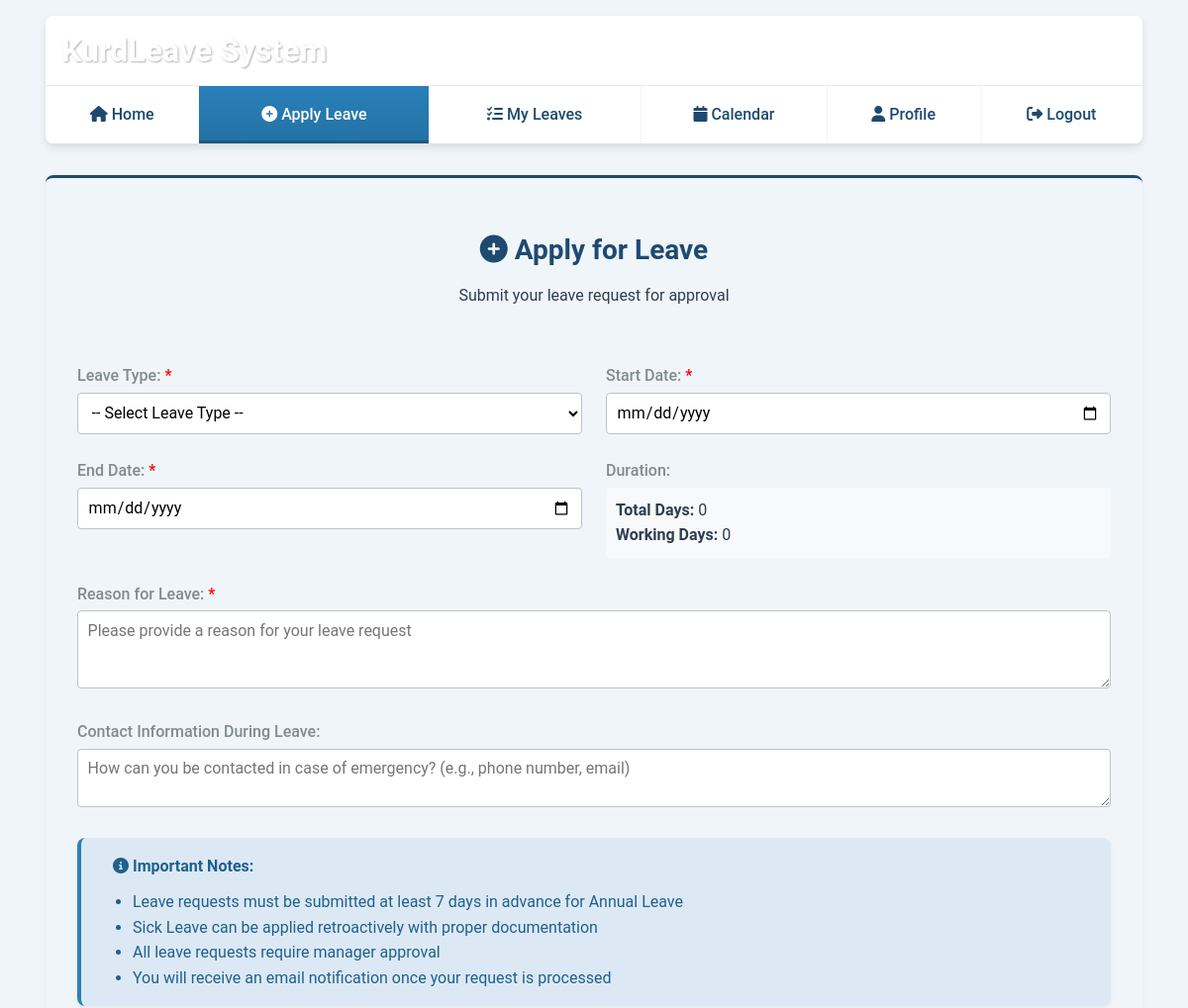
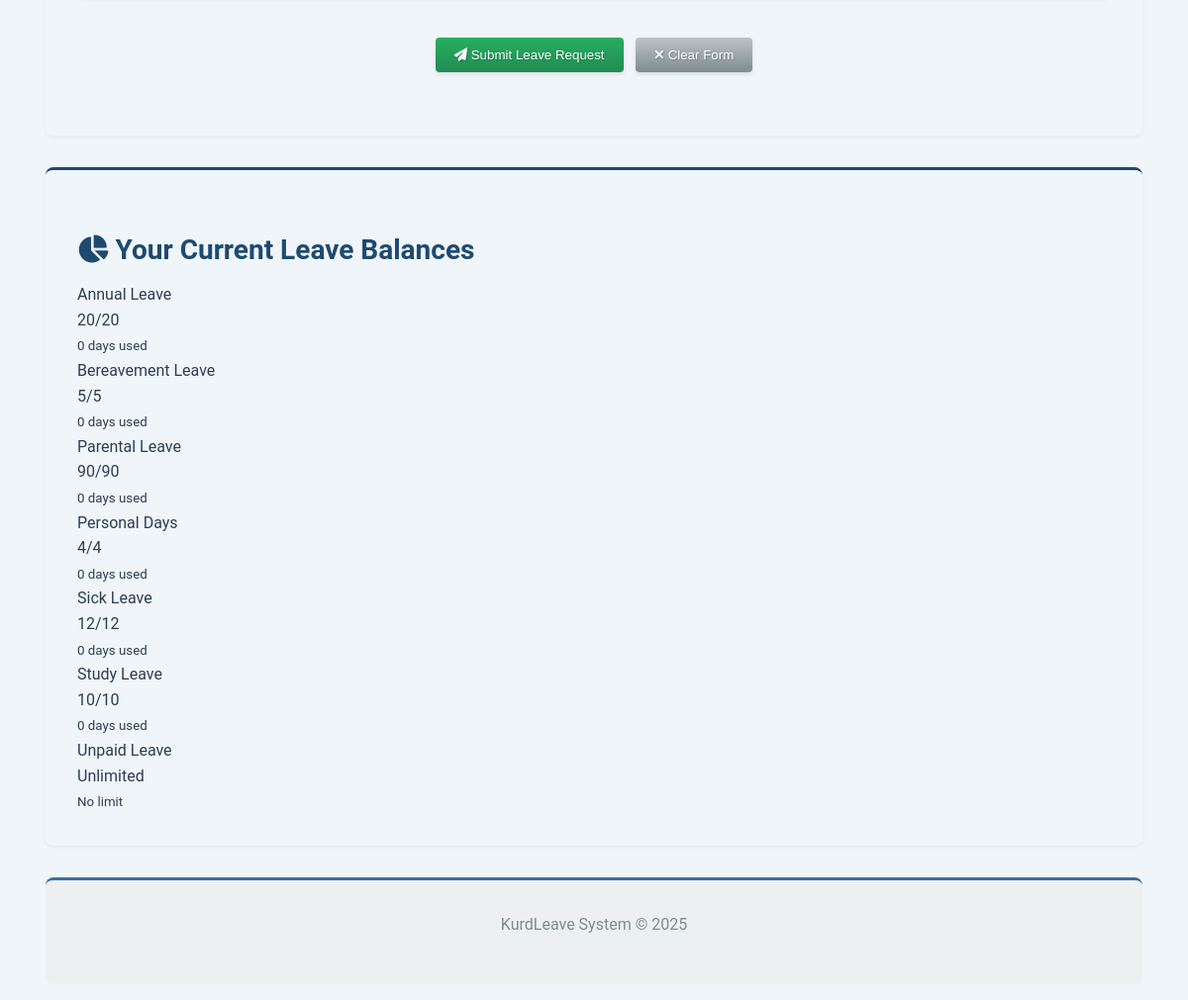
The app's page /user/apply_leave.php (signed in) with its own data (2 pictures, top to bottom).
### tables this page shows
CREATE TABLE leave_types (
    id INT PRIMARY KEY AUTO_INCREMENT,
    name VARCHAR(50) NOT NULL,             
    default_allocation INT DEFAULT 0,      
    carry_forward_limit INT DEFAULT 0,     
    min_notice_days INT DEFAULT 0,         
    requires_documentation BOOLEAN DEFAULT FALSE,  
    status ENUM('active', 'inactive') DEFAULT 'active',
    created_at TIMESTAMP DEFAULT CURRENT_TIMESTAMP
);

### php/database.php (called while the page is built, shortened)
<?php
class Database {
    private static $connection = null;
    public static function getConnection() {
        if (self::$connection === null) {
            try {
                $dsn = "mysql:host=" . DB_HOST . ";port=" . DB_PORT . ";dbname=" . DB_DATABASE . ";charset=utf8mb4";
                self::$connection = new PDO($dsn, DB_USERNAME, DB_PASSWORD, [
                    PDO::ATTR_ERRMODE => PDO::ERRMODE_EXCEPTION,
                    PDO::ATTR_DEFAULT_FETCH_MODE => PDO::FETCH_ASSOC,
                    PDO::ATTR_EMULATE_PREPARES => false,
                ]);
            } catch (PDOException $e) {
                if (APP_DEBUG === 'true') {
                    die("Database connection failed: " . $e->getMessage());
                } else {
                    die("Database connection failed. Please try again later.");
                }
            }
        }
        return self::$connection;
    }
    public static function query($sql, $params = []) {
        try {
            $stmt = self::getConnection()->prepare($sql);
            $stmt->execute($params);
            return $stmt;
        } catch (PDOException $e) {
            if (APP_DEBUG === 'true') {
                die("Query failed: " . $e->getMessage() . " SQL: " . $sql);
            } else {
                die("Database error. Please try again later.");
            }
        }
    }
    public static function fetchAll($sql, $params = []) {
        return self::query($sql, $params)->fetchAll();
    }
}
function db_fetch_all($sql, $params = []) {
    return Database::fetchAll($sql, $params);
}
?>

### php/functions.php (called while the page is built, shortened)
<?php
require_once 'database.php';
function get_all_leave_types() {
    return db_fetch_all("SELECT * FROM leave_types WHERE status = 'active' ORDER BY name");
}
?>

### user/apply_leave.php (the view, shortened to what this page needs)
<?php
require_once '../php/functions.php';
$leave_types = get_all_leave_types();
$leave_balances = [];
?>
<!DOCTYPE html>
<html lang="en">
<head>
  <link rel="stylesheet" href="../usercss/user-styles.css">
  <link rel="stylesheet" href="https://cdnjs.cloudflare.com/ajax/libs/font-awesome/6.4.0/css/all.min.css">
</head>
<body>
  <div class="container">
    <table class="main-header">
      <tr>
        <td colspan="6">
          <h1>KurdLeave System</h1>
        </td>
      </tr>
      <tr>
        <td><a href="home.php"><i class="fas fa-home"></i> Home</a></td>
        <td><b><a href="apply_leave.php"><i class="fas fa-plus-circle"></i> Apply Leave</a></b></td>
        <td><a href="my_leaves.php"><i class="fas fa-list-check"></i> My Leaves</a></td>
        <td><a href="calendar.php"><i class="fas fa-calendar"></i> Calendar</a></td>
        <td><a href="profile.php"><i class="fas fa-user"></i> Profile</a></td>
        <td><a href="logout.php"><i class="fas fa-sign-out-alt"></i> Logout</a></td>
      </tr>
    </table>
    <div class="content-panel">
      <div class="panel-heading text-center">
        <h2><i class="fas fa-plus-circle"></i> Apply for Leave</h2>
        <p>Submit your leave request for approval</p>
      </div>
      <form action="" method="post" class="form-grid">
        <div>
          <label for="leave-type">Leave Type: <span style="color: red;">*</span></label>
          <select id="leave-type" name="leave_type" required>
            <option value="">-- Select Leave Type --</option>
          </select>
        </div>
        <div>
          <label for="start-date">Start Date: <span style="color: red;">*</span></label>
          <input type="date" id="start-date" name="start_date" required
                 min="<?php echo date('Y-m-d'); ?>"
                 value="<?php echo $_POST['start_date'] ?? ''; ?>">
        </div>
        <div>
          <label for="end-date">End Date: <span style="color: red;">*</span></label>
          <input type="date" id="end-date" name="end_date" required
                 min="<?php echo date('Y-m-d'); ?>"
                 value="<?php echo $_POST['end_date'] ?? ''; ?>">
        </div>
        <div>
          <label>Duration:</label>
          <div style="padding: 10px; background-color: #f8f9fa; border-radius: 4px;">
            <div><strong>Total Days:</strong> <span id="total-days">0</span></div>
            <div><strong>Working Days:</strong> <span id="working-days">0</span></div>
          </div>
        </div>
        <div class="grid-span-2">
          <label for="reason">Reason for Leave: <span style="color: red;">*</span></label>
          <textarea id="reason" name="reason" rows="3" required
                    placeholder="Please provide a reason for your leave request"><?php echo $_POST['reason'] ?? ''; ?></textarea>
        </div>
        <div class="grid-span-2">
          <label for="contact-info">Contact Information During Leave:</label>
          <textarea id="contact-info" name="contact_info" rows="2"
                    placeholder="How can you be contacted in case of emergency? (e.g., phone number, email)"><?php echo $_POST['contact_info'] ?? ''; ?></textarea>
        </div>
        <div class="grid-span-2">
          <div class="alert alert-info">
            <i class="fas fa-info-circle"></i>
            <strong>Important Notes:</strong>
            <ul style="margin: 10px 0 0 20px;">
              <li>Leave requests must be submitted at least 7 days in advance for Annual Leave</li>
              <li>Sick Leave can be applied retroactively with proper documentation</li>
              <li>All leave requests require manager approval</li>
              <li>You will receive an email notification once your request is processed</li>
            </ul>
          </div>
        </div>
        <div class="grid-span-2 text-center">
          <button type="submit" class="btn-success">
            <i class="fas fa-paper-plane"></i> Submit Leave Request
          </button>
          <button type="reset" class="btn-danger">
            <i class="fas fa-times"></i> Clear Form
          </button>
        </div>
      </form>
    </div>
    <div class="content-panel">
      <h2><i class="fas fa-chart-pie"></i> Your Current Leave Balances</h2>
      <div class="stats-container">
        <?php foreach ($leave_types as $leave_type): ?>
          <?php
          $balance = $leave_balances[$leave_type['id']] ?? null;
          $total = $balance ? $balance['total_allocation'] : $leave_type['default_allocation'];
          $used = $balance ? $balance['used_days'] : 0;
          $remaining = $balance ? $balance['remaining_days'] : $total;
          ?>
          <div class="stat-card">
            <div class="stat-label"><?php echo htmlspecialchars($leave_type['name']); ?></div>
            <div class="stat-value">
              <?php if ($leave_type['name'] === 'Unpaid Leave'): ?>
                Unlimited
              <?php else: ?>
                <?php echo $remaining; ?>/<?php echo $total; ?>
              <?php endif; ?>
            </div>
            <small>
              <?php if ($leave_type['name'] === 'Unpaid Leave'): ?>
                No limit
              <?php else: ?>
                <?php echo $used; ?> days used
              <?php endif; ?>
            </small>
          </div>
        <?php endforeach; ?>
      </div>
    </div>
    <div class="footer">
      <p>KurdLeave System &copy; 2025</p>
    </div>
  </div>
</body>
</html>

### records on screen
leave_types: name "Annual Leave", default_allocation "20", used "0"
leave_types: name "Bereavement Leave", default_allocation "5", used "0"
leave_types: name "Parental Leave", default_allocation "90", used "0"
leave_types: name "Personal Days", default_allocation "4", used "0"
leave_types: name "Sick Leave", default_allocation "12", used "0"
leave_types: name "Study Leave", default_allocation "10", used "0"
leave_types: name "Unpaid Leave", shows "Unlimited", shows "No limit"
